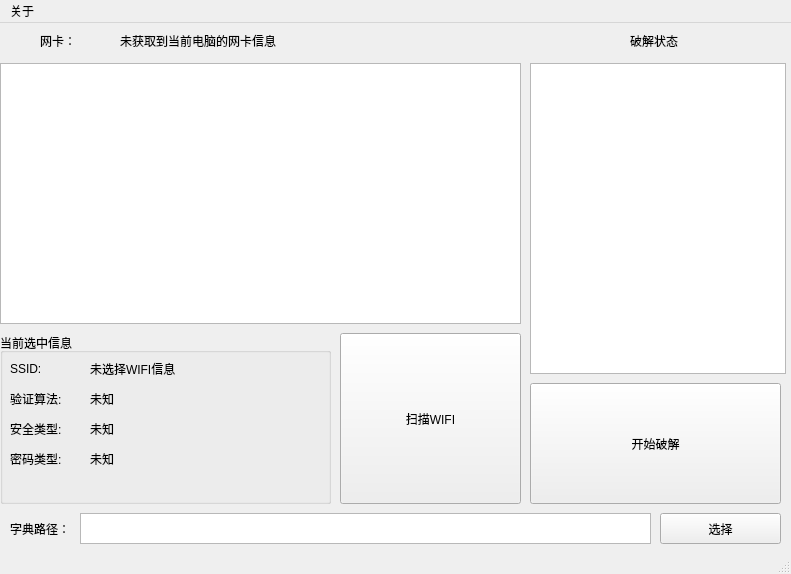
<?xml version="1.0" encoding="UTF-8"?>
<ui version="4.0">
 <class>MainWindow</class>
 <widget class="QMainWindow" name="MainWindow">
  <property name="geometry">
   <rect>
    <x>0</x>
    <y>0</y>
    <width>791</width>
    <height>574</height>
   </rect>
  </property>
  <property name="windowTitle">
   <string>WIFI破解v1.0</string>
  </property>
  <widget class="QWidget" name="centralwidget">
   <widget class="QLabel" name="label">
    <property name="geometry">
     <rect>
      <x>40</x>
      <y>10</y>
      <width>72</width>
      <height>15</height>
     </rect>
    </property>
    <property name="text">
     <string>网卡：</string>
    </property>
   </widget>
   <widget class="QListView" name="wifi_list">
    <property name="geometry">
     <rect>
      <x>0</x>
      <y>40</y>
      <width>521</width>
      <height>261</height>
     </rect>
    </property>
   </widget>
   <widget class="QLabel" name="label_7">
    <property name="geometry">
     <rect>
      <x>10</x>
      <y>490</y>
      <width>71</width>
      <height>31</height>
     </rect>
    </property>
    <property name="text">
     <string>字典路径：</string>
    </property>
   </widget>
   <widget class="QTextBrowser" name="textBrowser">
    <property name="geometry">
     <rect>
      <x>80</x>
      <y>490</y>
      <width>571</width>
      <height>31</height>
     </rect>
    </property>
   </widget>
   <widget class="QPushButton" name="select_dict">
    <property name="geometry">
     <rect>
      <x>660</x>
      <y>490</y>
      <width>121</width>
      <height>31</height>
     </rect>
    </property>
    <property name="text">
     <string>选择</string>
    </property>
   </widget>
   <widget class="QGroupBox" name="groupBox">
    <property name="geometry">
     <rect>
      <x>0</x>
      <y>310</y>
      <width>331</width>
      <height>171</height>
     </rect>
    </property>
    <property name="title">
     <string>当前选中信息</string>
    </property>
    <widget class="QLabel" name="pass_type">
     <property name="geometry">
      <rect>
       <x>90</x>
       <y>110</y>
       <width>231</width>
       <height>31</height>
      </rect>
     </property>
     <property name="text">
      <string>未知</string>
     </property>
    </widget>
    <widget class="QLabel" name="safe">
     <property name="geometry">
      <rect>
       <x>90</x>
       <y>80</y>
       <width>231</width>
       <height>31</height>
      </rect>
     </property>
     <property name="text">
      <string>未知</string>
     </property>
    </widget>
    <widget class="QLabel" name="ssid">
     <property name="geometry">
      <rect>
       <x>90</x>
       <y>20</y>
       <width>231</width>
       <height>31</height>
      </rect>
     </property>
     <property name="text">
      <string>未选择WIFI信息</string>
     </property>
    </widget>
    <widget class="QLabel" name="label_6">
     <property name="geometry">
      <rect>
       <x>10</x>
       <y>110</y>
       <width>71</width>
       <height>31</height>
      </rect>
     </property>
     <property name="text">
      <string>密码类型:</string>
     </property>
    </widget>
    <widget class="QLabel" name="label_5">
     <property name="geometry">
      <rect>
       <x>10</x>
       <y>80</y>
       <width>71</width>
       <height>31</height>
      </rect>
     </property>
     <property name="text">
      <string>安全类型:</string>
     </property>
    </widget>
    <widget class="QLabel" name="label_3">
     <property name="geometry">
      <rect>
       <x>10</x>
       <y>20</y>
       <width>71</width>
       <height>31</height>
      </rect>
     </property>
     <property name="text">
      <string>SSID:</string>
     </property>
    </widget>
    <widget class="QLabel" name="label_4">
     <property name="geometry">
      <rect>
       <x>10</x>
       <y>50</y>
       <width>71</width>
       <height>31</height>
      </rect>
     </property>
     <property name="text">
      <string>验证算法:</string>
     </property>
    </widget>
    <widget class="QLabel" name="auth">
     <property name="geometry">
      <rect>
       <x>90</x>
       <y>50</y>
       <width>231</width>
       <height>31</height>
      </rect>
     </property>
     <property name="text">
      <string>未知</string>
     </property>
    </widget>
   </widget>
   <widget class="QPushButton" name="scan_wifi">
    <property name="geometry">
     <rect>
      <x>340</x>
      <y>310</y>
      <width>181</width>
      <height>171</height>
     </rect>
    </property>
    <property name="text">
     <string>扫描WIFI</string>
    </property>
   </widget>
   <widget class="QPushButton" name="Start_Crack">
    <property name="geometry">
     <rect>
      <x>530</x>
      <y>360</y>
      <width>251</width>
      <height>121</height>
     </rect>
    </property>
    <property name="text">
     <string>开始破解</string>
    </property>
   </widget>
   <widget class="QLabel" name="label_2">
    <property name="geometry">
     <rect>
      <x>630</x>
      <y>10</y>
      <width>72</width>
      <height>15</height>
     </rect>
    </property>
    <property name="text">
     <string>破解状态</string>
    </property>
   </widget>
   <widget class="QLabel" name="NIC">
    <property name="geometry">
     <rect>
      <x>120</x>
      <y>10</y>
      <width>381</width>
      <height>16</height>
     </rect>
    </property>
    <property name="text">
     <string>未获取到当前电脑的网卡信息</string>
    </property>
   </widget>
   <widget class="QListWidget" name="status_list">
    <property name="geometry">
     <rect>
      <x>530</x>
      <y>40</y>
      <width>256</width>
      <height>311</height>
     </rect>
    </property>
   </widget>
  </widget>
  <widget class="QStatusBar" name="statusbar"/>
  <widget class="QMenuBar" name="menuBar">
   <property name="geometry">
    <rect>
     <x>0</x>
     <y>0</y>
     <width>791</width>
     <height>26</height>
    </rect>
   </property>
   <widget class="QMenu" name="menu">
    <property name="title">
     <string>关于</string>
    </property>
   </widget>
   <addaction name="menu"/>
  </widget>
 </widget>
 <resources/>
 <connections/>
</ui>
